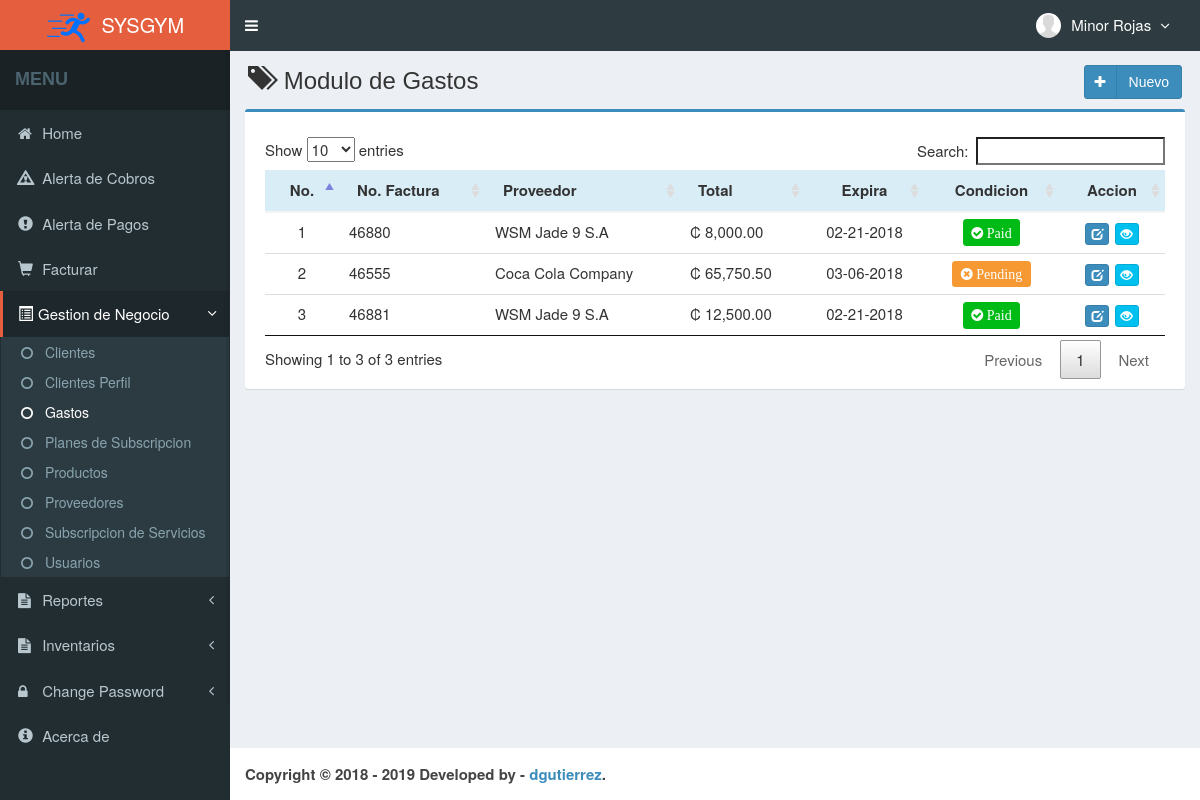
The app's page /main.php?module=billToPay (signed in) with its own data.
### tables this page shows
CREATE TABLE `usuario` (
  `IDUsuario` int(11) NOT NULL,
  `NombreUsuario` varchar(30) NOT NULL,
  `Contrasenia` varchar(60) NOT NULL,
  `Cedula` varchar(15) NOT NULL,
  `NombreCompleto` varchar(50) NOT NULL,
  `Correo` varchar(50) NOT NULL,
  `Telefono` varchar(20) NOT NULL,
  `Direccion` text NOT NULL,
  `Foto` varchar(100) DEFAULT NULL,
  `Role` varchar(15) NOT NULL,
  `Estado` enum('Enabled','Disabled') NOT NULL DEFAULT 'Enabled',
  `created_at` timestamp NOT NULL DEFAULT CURRENT_TIMESTAMP,
  `updated_at` timestamp NOT NULL DEFAULT CURRENT_TIMESTAMP ON UPDATE CURRENT_TIMESTAMP
);

CREATE TABLE `cuentagastos` (
  `IDCuentaGastos` int(11) NOT NULL,
  `IDProveedor` int(11) NOT NULL,
  `NumeroFactura` varchar(20) NOT NULL,
  `Monto` decimal(8,1) NOT NULL,
  `FechaFactura` date NOT NULL,
  `FechaVencimiento` date NOT NULL,
  `EstadoFactura` varchar(10) NOT NULL,
  `Estado` enum('Enabled','Disabled') NOT NULL DEFAULT 'Enabled',
  `created_user` int(11) NOT NULL,
  `created_at` timestamp NOT NULL DEFAULT CURRENT_TIMESTAMP,
  `updated_user` int(11) NOT NULL,
  `updated_at` timestamp NOT NULL DEFAULT CURRENT_TIMESTAMP ON UPDATE CURRENT_TIMESTAMP
);

CREATE TABLE `proveedor` (
  `IDProveedor` int(11) NOT NULL,
  `CedulaJuridica` varchar(20) NOT NULL,
  `NombreProveedor` varchar(50) NOT NULL,
  `Correo` varchar(50) NOT NULL,
  `Direccion` varchar(200) NOT NULL,
  `Telefono1` varchar(20) DEFAULT NULL,
  `Telefono2` varchar(20) DEFAULT NULL,
  `Representante` varchar(50) DEFAULT NULL,
  `Estado` enum('Enabled','Disabled') NOT NULL DEFAULT 'Enabled',
  `created_user` int(11) NOT NULL,
  `created_at` timestamp NOT NULL DEFAULT CURRENT_TIMESTAMP,
  `updated_user` int(11) NOT NULL,
  `updated_at` timestamp NOT NULL DEFAULT CURRENT_TIMESTAMP ON UPDATE CURRENT_TIMESTAMP
);

### Module/billToPay/view.php (the view, shortened to what this page needs)
<section class="content-header">
  <h1>
    <i class="glyphicon glyphicon-tags icon-title"></i> Modulo de Gastos
    <a class="btn btn-primary btn-social pull-right" href="?module=form_billToPay&form=add" title="Agregar" data-toggle="tooltip">
      <i class="fa fa-plus"></i> Nuevo
    </a>
  </h1>
</section>
<?php
  if ($_SESSION['Role']=='Admin') { ?>
    <section class="content">
      <div class="row">
        <div class="col-md-12">
          <div class="box box-primary">
            <div class="box-body">
            <div class="table-responsive">
              <table id="dataTables1" class="table row-border table-hover">
                <thead>
                  <tr class="info">
                    <th class="center">No.</th>
                    <th>No. Factura</th>
                    <th>Proveedor</th>
                    <th>Total</th>
                    <th class="center">Expira</th>
                    <th class="center">Condicion</th>
                    <th class="center">Accion</th>
                  </tr>
                </thead>
                <tbody>
                <?php
                $no = 1;
                $query = mysqli_query($mysqli, "SELECT cuentaGastos.IDCuentaGastos,cuentaGastos.NumeroFactura,cuentaGastos.IDProveedor,cuentaGastos.Monto,cuentaGastos.FechaVencimiento,cuentaGastos.EstadoFactura,proveedor.IDProveedor,proveedor.NombreProveedor FROM cuentaGastos,proveedor WHERE cuentaGastos.IDProveedor=proveedor.IDProveedor ORDER BY IDCuentaGastos ASC")
                  or die('error: '.mysqli_error($mysqli));
                while ($data = mysqli_fetch_assoc($query)) {
                  $amount_aux = $data['Monto'];
                  $amount_aux = number_format($amount_aux,2);
                  $date = date_create($data['FechaVencimiento']);
                  $date_aux = date_format($date,'m-d-Y');
                  if ($data['EstadoFactura'] == "Paid") {
                    $invoice_status_aux = "Paid";
                  }
                  else{
                    $invoice_status_aux = "Pending";
                  }
                  echo "<tr style='width: auto;'>
                          <td class='center'>$no</td>
                          <td>$data[NumeroFactura]</td>
                          <td>$data[NombreProveedor]</td>
                          <td>₡ $amount_aux</td>
                          <td class='center'>$date_aux</td> ";
                          if($data['EstadoFactura'] == "Paid"){?>
                            <td class="center"><span class="label" style="font-size: 14px;font-weight: bold;background-color: #00BA16;"><i class='icon fa fa-check-circle'> <?php echo $invoice_status_aux; ?></i></span></td>
                            <?php
                            }else{ ?>
                              <td class="center"><span class="label" style="font-size: 14px;font-weight: bold;background-color: #F79933;"><i class='icon fa fa-times-circle'> <?php echo $invoice_status_aux; ?></i></span></td>
                           <?php }
                            ?>
                          <td class="center">
                            <div>
                            <?php
                            $option_aux = "View";
                            echo "<a data-toggle='tooltip' data-placement='top' title='Editar' style='margin-right:1px' class='btn btn-primary btn-xs' href='?module=form_billToPay&form=edit&id=$data[IDCuentaGastos]'>
                                    <i style='color:#fff' class='glyphicon glyphicon-edit'></i>
                                </a>
                                <a data-toggle='tooltip' data-placement='top' title='Detalle'  class='btn btn-info btn-xs' href='?module=detailExpsense&detail&id=$data[IDCuentaGastos]&option=$option_aux'>
                                    <i style='color:#fff' class='glyphicon glyphicon-eye-open'></i>
                                </a>
                            </div>
                          </td>
                        </tr>";
                  $no++; } ?>
                </tbody>
              </table>
              </div>
            </div>
          </div>
        </div>
      </div>
    </section>
    <?php
    }
    ?>

### top-menu.php (shortened to what this page needs)
<?php
require_once "Config/database.php";
  $query = mysqli_query($mysqli, "SELECT IDUsuario, NombreUsuario, Foto, Role,NombreCompleto FROM usuario
  WHERE IDUsuario='$_SESSION[IDUsuario]'");
  $data = mysqli_fetch_assoc($query);
?>
<li class="dropdown user user-menu">
  <a href="#" class="dropdown-toggle" data-toggle="dropdown">
  <?php
  if ($data['Foto']=="") { ?>
    <img src="Content/images/user/user-default.png" class="user-image" alt="User Image"/>
  <?php
  }
  else { ?>
    <img src="Content/images/user/<?php echo $data['Foto']; ?>" class="user-image" alt="User Image"/>
  <?php
  }
  ?>
    <span class="hidden-xs"><?php echo $data['NombreCompleto']; ?> <i style="margin-left:5px" class="fa fa-angle-down"></i></span>
  </a>
</li>

### Content/assets/css/style.css (style rules this page uses)
.btn-social *:first-child { border-right: 1px solid rgba(0, 0, 0, 0.1); bottom: 0; font-size: 1em !important; left: 0; line-height: 32px !important; position: absolute; text-align: center; top: 0; width: 32px !important; }
.content-header { padding: 15px 18px 0; position: relative; }
.center { text-align:center; }
.icon-title { margin-right: 5px; }
body { background-color: #fff; color: #333; font-size: 15px; line-height: 1.42857; }

### records on screen
usuario: NombreCompleto "Minor Rojas"
cuentagastos: NumeroFactura "46880", IDProveedor.NombreProveedor "WSM Jade 9 S.A", Monto "8,000.00", FechaVencimiento "02-21-2018", EstadoFactura "Paid"
cuentagastos: NumeroFactura "46555", IDProveedor.NombreProveedor "Coca Cola Company", Monto "65,750.50", FechaVencimiento "03-06-2018", EstadoFactura "Pending"
cuentagastos: NumeroFactura "46881", IDProveedor.NombreProveedor "WSM Jade 9 S.A", Monto "12,500.00", FechaVencimiento "02-21-2018", EstadoFactura "Paid"
